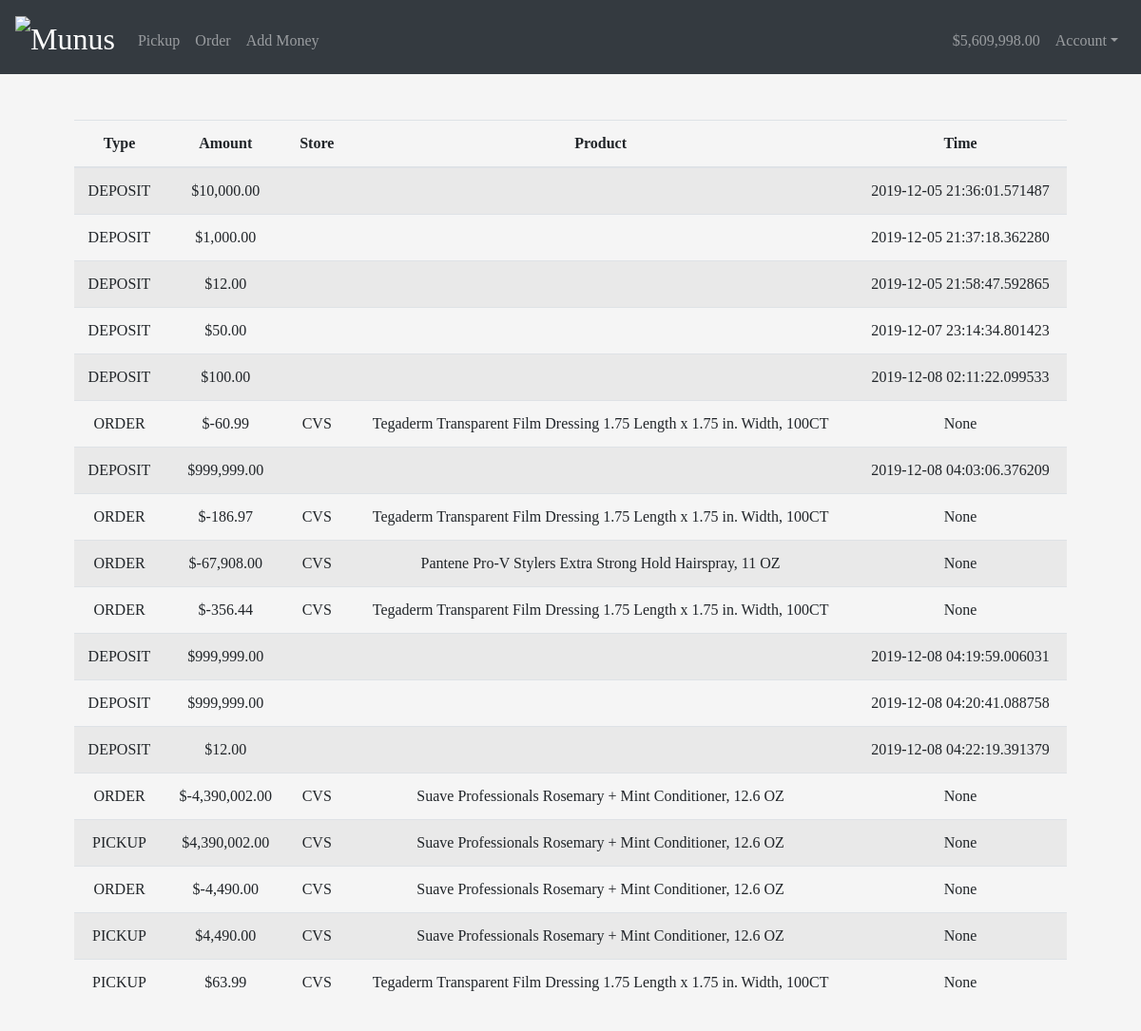
Screenshot of /history (signed in) with the database file from the repository.
### tables this page shows
CREATE TABLE history(user_id INTEGER, type TEXT, product_id INTEGER, amount INTEGER, timestamp TIME);

CREATE TABLE products(store varchar(255), name varchar(255), price int, id INTEGER, UNIQUE (name));

### app.py (the view)
@app.route("/history")
@login_required
def history():
    statement = "SELECT type, product_id, amount, timestamp FROM history WHERE user_id={0}".format(session["user_id"])
    rows = db.execute(statement).fetchall()
    returns = []
    for row in rows:
        ret = [] # type, amt, store, productname
        ret.append(row[0].upper())
        ret.append('$'+format(row[2], ',.2f'))
        if row[0] not in ['deposit', 'withdrawal']:
            statement = "SELECT store FROM products WHERE id = {0}".format(row[1])
            ret.append(db.execute(statement).fetchone()[0])
            statement = "SELECT name FROM products WHERE id = {0}".format(row[1])
            ret.append(db.execute(statement).fetchone()[0])
        else:
            ret.append('')
            ret.append('')
        ret.append(row[3])
        returns.append(ret)
    if len(returns) == 0:
        return render_template("history.html", rows = 0, balance = session['balance'])
    return render_template("history.html", rows=returns, balance=session['balance'])

### app.py (called while the page is built)
@app.after_request
def after_request(response):
    response.headers["Cache-Control"] = "no-cache, no-store, must-revalidate"
    response.headers["Expires"] = 0
    response.headers["Pragma"] = "no-cache"
    return response

### helpers.py (called while the page is built)
def login_required(f):
    @wraps(f)
    def decorated_function(*args, **kwargs):
        if session.get("user_id") is None:
            return redirect("/login")
        return f(*args, **kwargs)
    return decorated_function

### templates/history.html (shortened to what this page needs)
{% extends "layout.html" %}
{% block main %}
{% if rows != 0 %}
      <table class="table table-striped">
          <thead>
              <tr>
                  <b><th>Type</th></b>
                  <th>Amount</th>
                  <th>Store</th>
                  <th>Product</th>
                  <th>Time</th>
              </tr>
          </thead>
          <tbody>
              {% for row in rows %}
                  <tr>
                      <td>{{row[0]}}</td>
                      <td>{{row[1]}}</td>
                      <td>{{row[2]}}</td>
                      <td>{{row[3]}}</td>
                      <td>{{row[4]}}</td>
                  </tr>
              {% endfor %}
          </tbody>
      </table>
  {% else %}
      <h3>No transaction history yet</h3>
      <h4><a href = '/order'>Let's get some orders in!</a></h4>
  {% endif %}
{% endblock %}

### static/styles.css (style rules this page uses)
body { background-color: whitesmoke; font-family: "Georgia", Times, serif; }

### rows the page displays
history: type "DEPOSIT", amount "$10,000.00", timestamp "2019-12-05 21:36:01.571487"
history: type "DEPOSIT", amount "$1,000.00", timestamp "2019-12-05 21:37:18.362280"
history: type "DEPOSIT", amount "$12.00", timestamp "2019-12-05 21:58:47.592865"
history: type "DEPOSIT", amount "$50.00", timestamp "2019-12-07 23:14:34.801423"
history: type "DEPOSIT", amount "$100.00", timestamp "2019-12-08 02:11:22.099533"
products: store "CVS" "CVS" "CVS" "CVS", name "Tegaderm Transparent Film Dressing 1.75 Length x 1.75 in. Width, 100CT" "Tegaderm Transparent Film Dressing 1.75 Length x 1.75 in. Width, 100CT" "Tegaderm Transparent Film Dressing 1.75 Length x 1.75 in. Width, 100CT" "Tegaderm Transparent Film Dressing 1.75 Length x 1.75 in. Width, 100CT"
history: type "DEPOSIT", amount "$999,999.00", timestamp "2019-12-08 04:03:06.376209"
products: store "CVS", name "Pantene Pro-V Stylers Extra Strong Hold Hairspray, 11 OZ"
history: type "DEPOSIT", amount "$999,999.00", timestamp "2019-12-08 04:19:59.006031"
history: type "DEPOSIT", amount "$999,999.00", timestamp "2019-12-08 04:20:41.088758"
history: type "DEPOSIT", amount "$12.00", timestamp "2019-12-08 04:22:19.391379"
products: store "CVS" "CVS" "CVS" "CVS", name "Suave Professionals Rosemary + Mint Conditioner, 12.6 OZ" "Suave Professionals Rosemary + Mint Conditioner, 12.6 OZ" "Suave Professionals Rosemary + Mint Conditioner, 12.6 OZ" "Suave Professionals Rosemary + Mint Conditioner, 12.6 OZ"

### other values shown
{{ balance }} "$5,609,998.00"
{{ row[0] }} "ORDER" "ORDER" "ORDER" "ORDER" "ORDER" "PICKUP" "ORDER" "PICKUP" "PICKUP"
{{ row[1] }} "$-60.99" "$-186.97" "$-67,908.00" "$-356.44" "$-4,390,002.00" "$4,390,002.00" "$-4,490.00" "$4,490.00" "$63.99"
{{ row[4] }} "None" "None" "None" "None" "None" "None" "None" "None" "None"
